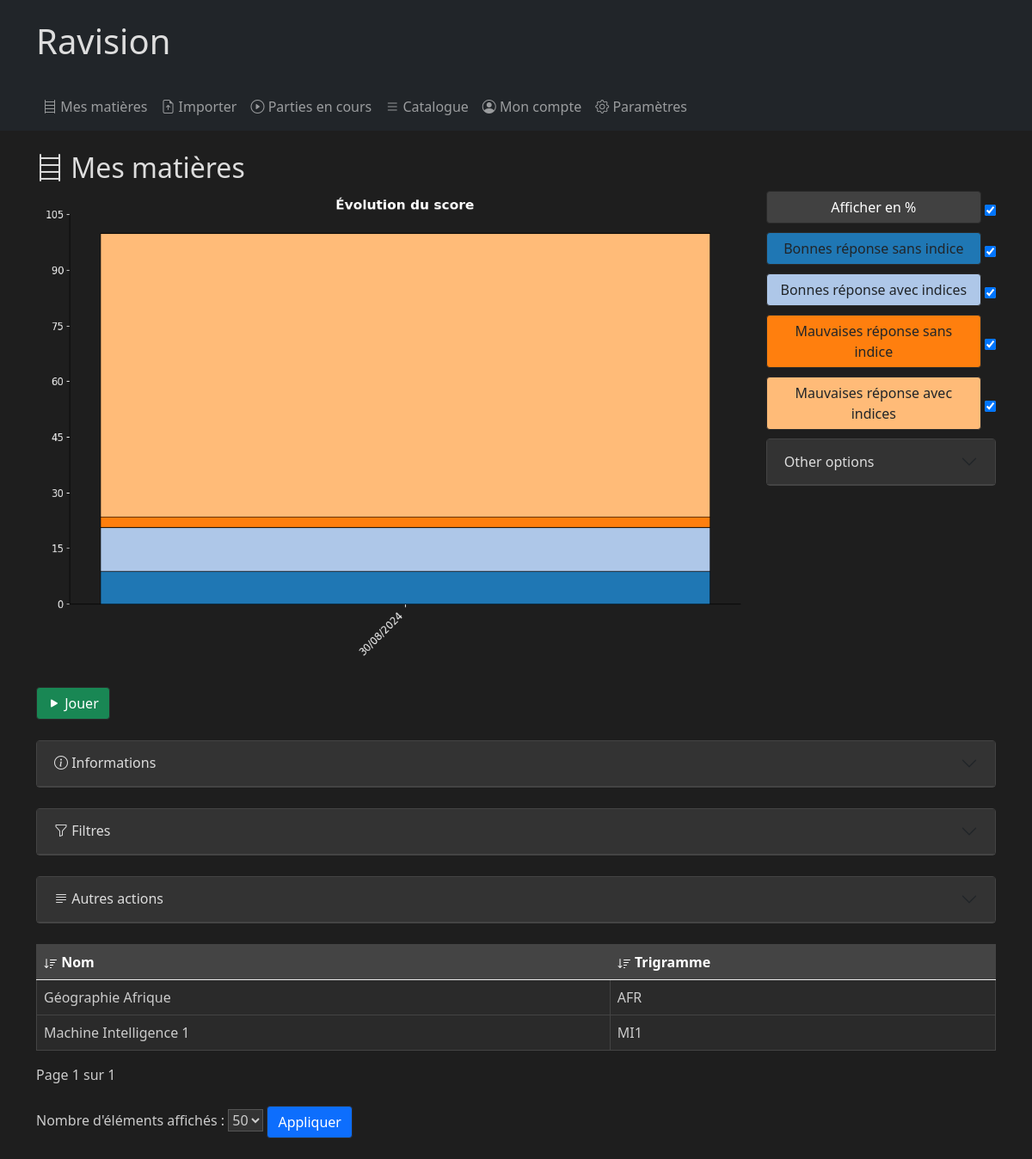
The page /quizz/subjects/ (signed in) on the database its author committed.
### quizz/models.py (models this page shows, shortened)
class Subject(models.Model):
    private = models.BooleanField(default=False)
    name = models.CharField(max_length = 255,default="")
    short_name = models.CharField(max_length = 3,default="",unique=True)
    user = models.ForeignKey(User, on_delete=models.CASCADE, null=True)
    creation_date = models.DateField(null=True, default=None, blank=True)
    last_change_date = models.DateField(null=True, default=None, blank=True)
    def as_dict(self):
        return {
            'name': self.name,
            'short_name': self.short_name
        }

### quizz/views.py (the view, shortened to what this page needs)
# urls.py: path('subjects/', views.subjects, name='subjects'),
def subjects(request):
    user = request.user
    if user.is_anonymous:
        return redirect('login')
    filterForm = SubjectFilterForm(request.GET)
    subjects = Subject.objects.filter(user=user)
    addForm = SubjectUpdateForm()
    tests = Test.objects.filter(user=user)
    chart = get_custom_scores(tests, request)
    if filterForm.is_valid():
        subjects = filterForm.filter_queryset(subjects)
    info = {_('Amount of subjects'):subjects.count(),
            _('Amount of lectures'):Lecture.objects.filter(user=user).count(),
            _('Amount of questions'):Question.objects.filter(user=user).count()}
    info, chart = get_info_chart(request,info,tests)
    subjects = paginate_children(request,subjects)
    fields = {'name':_('Name'),'short_name':_('Trigram')}
    action = 'subjects'
    context = prepare_render_context(action, filterForm, subjects, request, fields, childurl='subject', addForm = addForm, chart=chart,property=False,info=info)
    return update_page(request,chart,action,context)

### quizz/forms.py (called while the page is built)
    def filter_queryset(self, queryset, **kwargs):
        filters = {}
        for field in self.fields:
            if self.cleaned_data.get(field):
                filters[f"{field}__icontains"] = self.cleaned_data.get(field)
        return queryset.filter(**filters, **kwargs)

### quizz/utils.py (called while the page is built)
def getChildrenPerPage(request):
    return request.GET.get('children_per_page', DEFAULT_PER_PAGE)

def ajax_check(request):
    return request.headers.get('X-Requested-With') == 'XMLHttpRequest'

def paginate_children(request,children):
    return paginate_queryset(children.order_by(f"{'-' if request.GET.get('order', 'asc') == 'desc' else ''}{request.GET.get('sort_by', 'name')}"), request, getChildrenPerPage(request))

def update_page(request,chart,action,context):
    if ajax_check(request):
        return update_chart(request,chart)
    return render(request, f'quizz/{action}.html', context)

def paginate_queryset(queryset, request, per_page=10):
    paginator = Paginator(queryset, per_page)
    page_number = request.GET.get('page')
    try:
        return paginator.page(page_number)
    except PageNotAnInteger:
        return paginator.page(1)
    except EmptyPage:
        return paginator.page(paginator.num_pages)

def all_test_count(tests,user_tests):
    return {_('Amount of attempts'):tests.count(),
            _('Amount of successful attempts'):tests.filter(correct=True).count(),
            _('My amount of attempts'):user_tests.count(),
            _('My amount of successful attempts'):user_tests.filter(correct=True).count()}

def get_info_chart(request,info,tests):
    user = request.user
    user_tests = tests.filter(user=user)
    chart = get_custom_scores(user_tests, request)
    info.update(all_test_count(tests,user_tests))
    return info, chart

### quizz/templates/quizz/subjects.html
{% extends 'quizz/base.html' %}
{% load i18n %}
{% block content %}
<h2><i class="bi bi-bookshelf"></i> {% trans "My subjects" %}</h2>
{% include 'quizz/object.html' %}
{% endblock %}

### quizz/templates/quizz/object.html (shortened to what this page needs)
{% block content %}
{% load i18n %}
{% if chart %}
<div id="chart-container">
{% include 'quizz/object_content/graph.html' %}
<form method="get" id="score-form">
    <label for="percentage" id="label-percentage" class="btn label {% if request.GET.percentage in defaultvis %}label-white{% else %}label-grey{% endif %}">
        {% trans "show in percent" %}</label>
    <input type="checkbox" id="percentage" name="percentage" value="1"
        {% if request.GET.percentage in defaultvis %}checked{% endif %}
        onchange="submitFormAjax();toggleLabelColor('#label-percentage','label-white');">
    <br />
    <label for="show_correct_without_hint" id="label-cwo" class="btn label {% if request.GET.show_correct_without_hint in defaultvis %}label-navy{% else %}label-grey{% endif %}">{% trans "Good answers without hint" %}</label>
    <input type="checkbox" id="show_correct_without_hint" name="show_correct_without_hint" value="1"
        {% if request.GET.show_correct_without_hint in defaultvis %}checked{% endif %}
        onchange="submitFormAjax();toggleLabelColor('#label-cwo','label-navy');">
    <br />
    <label for="show_correct_with_hint" id="label-cwi" class="btn label {% if request.GET.show_correct_with_hint in defaultvis %}label-blue{% else %}label-grey{% endif %}">{% trans "Good answers with hint" %}</label>
    <input type="checkbox" id="show_correct_with_hint" name="show_correct_with_hint" value="1"
        {% if request.GET.show_correct_with_hint in defaultvis %}checked{% endif %}
        onchange="submitFormAjax();toggleLabelColor('#label-cwi','label-blue');">
    <br />
    <label for="show_incorrect_without_hint" id="label-iwo" class="btn label {% if request.GET.show_incorrect_without_hint in defaultvis %}label-red{% else %}label-grey{% endif %}">{% trans "Wrong answers without hint" %}</label>
    <input type="checkbox" id="show_incorrect_without_hint" name="show_incorrect_without_hint" value="1"
        {% if request.GET.show_incorrect_without_hint in defaultvis %}checked{% endif %}
        onchange="submitFormAjax();toggleLabelColor('#label-iwo','label-red');">
    <br />
    <label for="show_incorrect_with_hint" id="label-iwi" class="btn label {% if request.GET.show_incorrect_with_hint in defaultvis %}label-orange{% else %}label-grey{% endif %}">{% trans "Wrong answers with hint" %}</label>
    <input type="checkbox" id="show_incorrect_with_hint" name="show_incorrect_with_hint" value="1"
        {% if request.GET.show_incorrect_with_hint in defaultvis %}checked{% endif %}
        onchange="submitFormAjax();toggleLabelColor('#label-iwi','label-orange');">
        <div class="accordion" id="filterAccordion5">
            <div class="accordion-item">
                <h2 class="accordion-header" id="filterHeading5">
                    <button class="accordion-button collapsed" type="button" data-bs-toggle="collapse" data-bs-target="#filterCollapse5" aria-expanded="true" aria-controls="filterCollapse5">
                        {%trans "Other options"%}
                    </button>
                </h2>
            </div>
        </div>
    <br />
    <br />
</form>
</div>
{% endif %}
{% if urls.game %}
    <br />
    <form method="post" action="{% if quizz%}{% url urls.game object.id%}{%elif object %}{% url urls.game urls.action object.id%}{% else %}{% url urls.game urls.action 0 %}{% endif %}">
        <button type="submit" class="btn btn-success" name="action" value="play"><i class="bi bi-play-fill"></i> {%trans "Play"%}</button>
    </form>
{% endif %}
<br />
{% if info %}
{% include 'quizz/object_content/info.html'%}
{% endif %}
{% if forms.filter %}
<br />
<div class="accordion" id="filterAccordion2">
    <div class="accordion-item">
        <h2 class="accordion-header" id="filterHeading2">
            <button class="accordion-button collapsed" type="button" data-bs-toggle="collapse" data-bs-target="#filterCollapse2" aria-expanded="true" aria-controls="filterCollapse2">
                <i class="bi bi-funnel"></i>&nbsp;{%trans "Filters"%}
            </button>
        </h2>
    </div>
</div>
{% endif %}
<br />
<div class="accordion" id="filterAccordion3">
    <div class="accordion-item">
        <h2 class="accordion-header" id="filterHeading3">
            <button class="accordion-button collapsed" type="button" data-bs-toggle="collapse" data-bs-target="#filterCollapse3" aria-expanded="true" aria-controls="filterCollapse3">
                <i class="bi bi-justify-left"></i>&nbsp;{%trans "Other actions"%}
            </button>
        </h2>
    </div>
</div>
<br />
<table class="table">
    <thead>
        <tr>
            {% for field, label in fields.items %}
            <th>
                <a style="text-decoration:none" href="?sort_by={{ field }}&order={% if sort_by == field %}{% if order == 'desc' %}asc{% else %}desc{% endif %}{% else %}asc{% endif %}&children_per_page={{children_per_page}}">
                    <svg xmlns="http://www.w3.org/2000/svg" width="16" height="16" fill="currentColor" class="bi bi-sort-down{% if sort_by == field %} {% if order == 'desc' %}rotate180{% endif %}{% endif %}" viewBox="0 0 16 16">
                        <path d="M3.5 2.5a.5.5 0 0 0-1 0v8.793l-1.146-1.147a.5.5 0 0 0-.708.708l2 1.999.007.007a.497.497 0 0 0 .7-.006l2-2a.5.5 0 0 0-.707-.708L3.5 11.293zm3.5 1a.5.5 0 0 1 .5-.5h7a.5.5 0 0 1 0 1h-7a.5.5 0 0 1-.5-.5M7.5 6a.5.5 0 0 0 0 1h5a.5.5 0 0 0 0-1zm0 3a.5.5 0 0 0 0 1h3a.5.5 0 0 0 0-1zm0 3a.5.5 0 0 0 0 1h1a.5.5 0 0 0 0-1z"/>
                    </svg>
                 {{ label }}</a>
            </th>
            {% endfor %}
        </tr>
    </thead>
    <tbody>
        {% for object in children %}
        <tr class="object-row" data-url="{% url urls.child id=object.id%}">
            {% for key, value in object.as_dict.items %}
            <td>{{ value|default:"<span style='color: darkred;font-weight: bold;'>?</span>" }}</td>
            {% endfor %}
        </tr>
        {% endfor %}
    </tbody>
</table>
{% if children %}
<div class="pagination">
    <span class="step-links">
        <span class="current">
            {%trans "Page"%} {{ children.number }} {%trans "-page- of"%} {{ children.paginator.num_pages }}
        </span>
    </span>
</div>
<br />
<form method="get" action="{% if object.id %}{% url urls.action id=object.id%}{% else %}{% url urls.action %}{% endif %}">
    <label for="children_per_page">{%trans "Number of displayed elements"%} :</label>
    <select name="children_per_page" id="children_per_page">
        {% for option in amounts_of_children %}
            <option value="{{ option }}" {% if children_per_page == option %} selected {% endif %}>{{ option }}</option>
        {% endfor %}
    </select>
    <button type="submit" class="btn btn-primary">{%trans "Apply"%}</button>
</form>
<br />
{% endif %}
{% endblock %}

### quizz/static/quizz/style.css (style rules this page uses)
#chart-container { display: flex; flex-wrap: wrap; }
body.dark-mode { background-color: #1e1e1e; color: #ccc; }
body.dark-mode a { color: #ffffff; }
body.dark-mode .btn { border: 1px solid #2a2a2a; }
body.dark-mode input, body.dark-mode textarea, body.dark-mode select { background-color: #333; color: #ccc; border: 1px solid #555; }
body.dark-mode table th, body.dark-mode table td { border: 1px solid #444; }
body.dark-mode table { background-color: #2a2a2a; color: #ccc; }
body.dark-mode table th { background-color: #444; color: #eee; }
body.dark-mode h1, body.dark-mode h2, body.dark-mode h3, body.dark-mode h4, body.dark-mode h5, body.dark-mode h6 { color: #ddd; }
body.dark-mode .accordion-item { background-color: #2a2a2a; border: 1px solid #444; }
body.dark-mode .accordion-header { background-color: #333; border-bottom: 1px solid #444; }
body.dark-mode .accordion-button { background-color: #333; color: #ddd; border: none; }
.label { color:white; display: inline-block; width: 250px; padding: 10px; margin-bottom: 10px; text-align: left; cursor: pointer; border: 1px solid #ccc; border-radius: 5px; }
body.dark-mode .label-white { background-color: #414141; color: white; }
body.dark-mode .label-red { background-color: #ff7f0e; }
body.dark-mode .label-orange { background-color: #ffbb78; }
body.dark-mode .label-navy { background-color: #1f77b4; }
body.dark-mode .label-blue { background-color: #aec7e8; }

### rows shown on the page
Subject: as_dict "Géographie Afrique" "AFR"
Subject: as_dict "Machine Intelligence 1" "MI1"

### other values the page prints
{{ label }} "Nom" "Trigramme"
{{ children.number }} "1"
{{ children.paginator.num_pages }} "1"
form field children_per_page "50"
